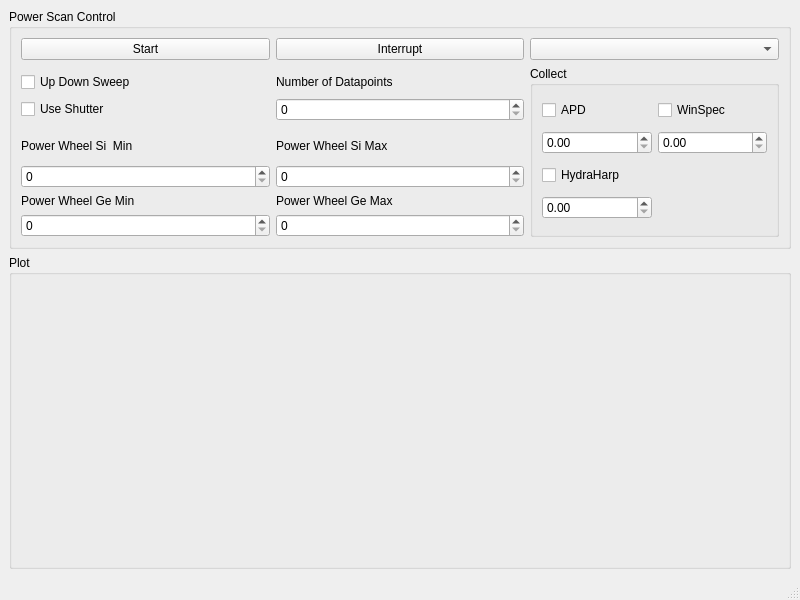
<?xml version="1.0" encoding="UTF-8"?>
<ui version="4.0">
 <class>PowerMeterOptmizerWindow</class>
 <widget class="QMainWindow" name="PowerMeterOptmizerWindow">
  <property name="geometry">
   <rect>
    <x>0</x>
    <y>0</y>
    <width>800</width>
    <height>600</height>
   </rect>
  </property>
  <property name="windowTitle">
   <string>Power Scan</string>
  </property>
  <widget class="QWidget" name="centralwidget">
   <layout class="QVBoxLayout" name="verticalLayout" stretch="0,1">
    <item>
     <widget class="QGroupBox" name="control_groupBox">
      <property name="title">
       <string>Power Scan Control</string>
      </property>
      <layout class="QGridLayout" name="gridLayout">
       <item row="1" column="2" rowspan="10">
        <widget class="QGroupBox" name="collect_groupBox">
         <property name="title">
          <string>Collect</string>
         </property>
         <layout class="QGridLayout" name="gridLayout_2">
          <item row="1" column="0">
           <widget class="QDoubleSpinBox" name="apd_int_time_doubleSpinBox"/>
          </item>
          <item row="0" column="1">
           <widget class="QCheckBox" name="collect_spectrum_checkBox">
            <property name="text">
             <string>WinSpec</string>
            </property>
           </widget>
          </item>
          <item row="3" column="0">
           <widget class="QCheckBox" name="collect_hydraharp_checkBox">
            <property name="text">
             <string>HydraHarp</string>
            </property>
           </widget>
          </item>
          <item row="1" column="1">
           <widget class="QDoubleSpinBox" name="spectrum_int_time_doubleSpinBox"/>
          </item>
          <item row="0" column="0">
           <widget class="QCheckBox" name="collect_apd_checkBox">
            <property name="text">
             <string>APD</string>
            </property>
           </widget>
          </item>
          <item row="4" column="0">
           <widget class="QDoubleSpinBox" name="hydraharp_tacq_doubleSpinBox"/>
          </item>
         </layout>
        </widget>
       </item>
       <item row="0" column="2">
        <widget class="QComboBox" name="powermeter_comboBox"/>
       </item>
       <item row="0" column="1">
        <widget class="QPushButton" name="interrupt_pushButton">
         <property name="text">
          <string>Interrupt</string>
         </property>
        </widget>
       </item>
       <item row="2" column="0">
        <widget class="QCheckBox" name="updown_sweep_checkBox">
         <property name="text">
          <string>Up Down Sweep</string>
         </property>
        </widget>
       </item>
       <item row="0" column="0">
        <widget class="QPushButton" name="start_pushButton">
         <property name="text">
          <string>Start</string>
         </property>
        </widget>
       </item>
       <item row="3" column="0">
        <widget class="QCheckBox" name="use_shutter_checkBox">
         <property name="text">
          <string>Use Shutter</string>
         </property>
        </widget>
       </item>
       <item row="2" column="1">
        <widget class="QLabel" name="label_3">
         <property name="text">
          <string>Number of Datapoints</string>
         </property>
        </widget>
       </item>
       <item row="3" column="1">
        <widget class="QDoubleSpinBox" name="num_datapoints_doubleSpinBox">
         <property name="decimals">
          <number>0</number>
         </property>
        </widget>
       </item>
       <item row="6" column="1">
        <widget class="QLabel" name="label_2">
         <property name="text">
          <string>Power Wheel Si Max</string>
         </property>
        </widget>
       </item>
       <item row="8" column="1">
        <widget class="QDoubleSpinBox" name="powerwheel_Si_max_doubleSpinBox">
         <property name="decimals">
          <number>0</number>
         </property>
        </widget>
       </item>
       <item row="6" column="0">
        <widget class="QLabel" name="label">
         <property name="text">
          <string>Power Wheel Si  Min</string>
         </property>
        </widget>
       </item>
       <item row="8" column="0">
        <widget class="QDoubleSpinBox" name="powerwheel_Si_min_doubleSpinBox">
         <property name="decimals">
          <number>0</number>
         </property>
        </widget>
       </item>
       <item row="10" column="0">
        <widget class="QDoubleSpinBox" name="powerwheel_Ge_min_doubleSpinBox">
         <property name="decimals">
          <number>0</number>
         </property>
        </widget>
       </item>
       <item row="10" column="1">
        <widget class="QDoubleSpinBox" name="powerwheel_Ge_max_doubleSpinBox">
         <property name="decimals">
          <number>0</number>
         </property>
        </widget>
       </item>
       <item row="9" column="0">
        <widget class="QLabel" name="label_4">
         <property name="text">
          <string>Power Wheel Ge Min</string>
         </property>
        </widget>
       </item>
       <item row="9" column="1">
        <widget class="QLabel" name="label_5">
         <property name="text">
          <string>Power Wheel Ge Max</string>
         </property>
        </widget>
       </item>
      </layout>
     </widget>
    </item>
    <item>
     <widget class="QGroupBox" name="plot_groupBox">
      <property name="title">
       <string>Plot</string>
      </property>
      <layout class="QVBoxLayout" name="verticalLayout_2"/>
     </widget>
    </item>
   </layout>
  </widget>
  <widget class="QMenuBar" name="menubar">
   <property name="geometry">
    <rect>
     <x>0</x>
     <y>0</y>
     <width>800</width>
     <height>21</height>
    </rect>
   </property>
  </widget>
  <widget class="QStatusBar" name="statusbar"/>
 </widget>
 <resources/>
 <connections/>
</ui>
